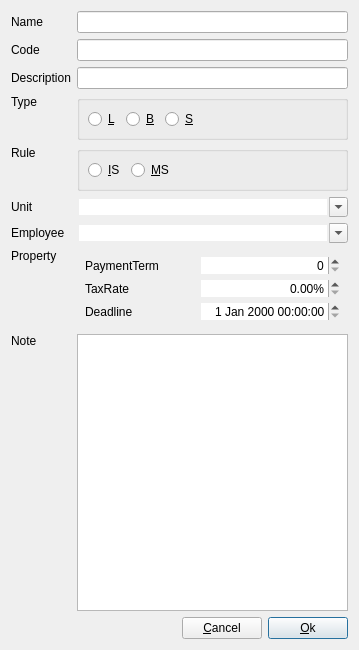
<?xml version="1.0" encoding="UTF-8"?>
<ui version="4.0">
 <class>InsertNodeStakeholder</class>
 <widget class="QDialog" name="InsertNodeStakeholder">
  <property name="geometry">
   <rect>
    <x>0</x>
    <y>0</y>
    <width>359</width>
    <height>650</height>
   </rect>
  </property>
  <layout class="QGridLayout" name="gridLayout_4">
   <item row="1" column="1" colspan="3">
    <widget class="LineEdit" name="lineEditCode">
     <property name="sizePolicy">
      <sizepolicy hsizetype="Expanding" vsizetype="Fixed">
       <horstretch>0</horstretch>
       <verstretch>0</verstretch>
      </sizepolicy>
     </property>
    </widget>
   </item>
   <item row="13" column="0" colspan="2">
    <spacer name="horizontalSpacer">
     <property name="orientation">
      <enum>Qt::Orientation::Horizontal</enum>
     </property>
     <property name="sizeHint" stdset="0">
      <size>
       <width>111</width>
       <height>20</height>
      </size>
     </property>
    </spacer>
   </item>
   <item row="0" column="1" colspan="3">
    <widget class="LineEdit" name="lineEditName">
     <property name="sizePolicy">
      <sizepolicy hsizetype="Expanding" vsizetype="Fixed">
       <horstretch>0</horstretch>
       <verstretch>0</verstretch>
      </sizepolicy>
     </property>
    </widget>
   </item>
   <item row="2" column="1" colspan="3">
    <widget class="LineEdit" name="lineEditDescription">
     <property name="sizePolicy">
      <sizepolicy hsizetype="Expanding" vsizetype="Fixed">
       <horstretch>0</horstretch>
       <verstretch>0</verstretch>
      </sizepolicy>
     </property>
    </widget>
   </item>
   <item row="11" column="0">
    <widget class="QLabel" name="labProperty">
     <property name="sizePolicy">
      <sizepolicy hsizetype="Preferred" vsizetype="Preferred">
       <horstretch>0</horstretch>
       <verstretch>0</verstretch>
      </sizepolicy>
     </property>
     <property name="text">
      <string>Property</string>
     </property>
     <property name="alignment">
      <set>Qt::AlignmentFlag::AlignLeading|Qt::AlignmentFlag::AlignLeft|Qt::AlignmentFlag::AlignTop</set>
     </property>
    </widget>
   </item>
   <item row="12" column="0">
    <widget class="QLabel" name="labNote">
     <property name="sizePolicy">
      <sizepolicy hsizetype="Preferred" vsizetype="Expanding">
       <horstretch>0</horstretch>
       <verstretch>0</verstretch>
      </sizepolicy>
     </property>
     <property name="text">
      <string>Note</string>
     </property>
     <property name="alignment">
      <set>Qt::AlignmentFlag::AlignLeading|Qt::AlignmentFlag::AlignLeft|Qt::AlignmentFlag::AlignTop</set>
     </property>
     <property name="buddy">
      <cstring>plainTextEdit</cstring>
     </property>
    </widget>
   </item>
   <item row="8" column="0">
    <widget class="QLabel" name="labRule">
     <property name="sizePolicy">
      <sizepolicy hsizetype="Preferred" vsizetype="Preferred">
       <horstretch>0</horstretch>
       <verstretch>0</verstretch>
      </sizepolicy>
     </property>
     <property name="text">
      <string>Rule</string>
     </property>
     <property name="alignment">
      <set>Qt::AlignmentFlag::AlignLeading|Qt::AlignmentFlag::AlignLeft|Qt::AlignmentFlag::AlignTop</set>
     </property>
    </widget>
   </item>
   <item row="11" column="1" colspan="3">
    <widget class="QWidget" name="widgetProperty" native="true">
     <layout class="QGridLayout" name="gridLayout_3">
      <property name="leftMargin">
       <number>8</number>
      </property>
      <property name="topMargin">
       <number>8</number>
      </property>
      <property name="rightMargin">
       <number>8</number>
      </property>
      <property name="bottomMargin">
       <number>8</number>
      </property>
      <property name="spacing">
       <number>-1</number>
      </property>
      <item row="1" column="1">
       <widget class="DoubleSpinBox" name="dSpinTaxRate">
        <property name="frame">
         <bool>false</bool>
        </property>
        <property name="alignment">
         <set>Qt::AlignmentFlag::AlignRight|Qt::AlignmentFlag::AlignTrailing|Qt::AlignmentFlag::AlignVCenter</set>
        </property>
        <property name="suffix">
         <string>%</string>
        </property>
        <property name="stepType">
         <enum>QAbstractSpinBox::StepType::AdaptiveDecimalStepType</enum>
        </property>
       </widget>
      </item>
      <item row="3" column="0">
       <widget class="QLabel" name="labelDeadline">
        <property name="text">
         <string>Deadline</string>
        </property>
       </widget>
      </item>
      <item row="0" column="1">
       <widget class="QDoubleSpinBox" name="dSpinPaymentPeriod">
        <property name="frame">
         <bool>false</bool>
        </property>
        <property name="alignment">
         <set>Qt::AlignmentFlag::AlignRight|Qt::AlignmentFlag::AlignTrailing|Qt::AlignmentFlag::AlignVCenter</set>
        </property>
        <property name="decimals">
         <number>0</number>
        </property>
       </widget>
      </item>
      <item row="3" column="1">
       <widget class="DateTimeEdit" name="deadline">
        <property name="frame">
         <bool>false</bool>
        </property>
        <property name="alignment">
         <set>Qt::AlignmentFlag::AlignRight|Qt::AlignmentFlag::AlignTrailing|Qt::AlignmentFlag::AlignVCenter</set>
        </property>
       </widget>
      </item>
      <item row="0" column="0">
       <widget class="QLabel" name="labelPaymentTerm">
        <property name="text">
         <string>PaymentTerm</string>
        </property>
       </widget>
      </item>
      <item row="1" column="0">
       <widget class="QLabel" name="labelTaxRate">
        <property name="text">
         <string>TaxRate</string>
        </property>
       </widget>
      </item>
     </layout>
    </widget>
   </item>
   <item row="0" column="0">
    <widget class="QLabel" name="labName">
     <property name="sizePolicy">
      <sizepolicy hsizetype="Fixed" vsizetype="Preferred">
       <horstretch>0</horstretch>
       <verstretch>0</verstretch>
      </sizepolicy>
     </property>
     <property name="text">
      <string>Name</string>
     </property>
     <property name="buddy">
      <cstring>lineEditName</cstring>
     </property>
    </widget>
   </item>
   <item row="9" column="1" colspan="3">
    <widget class="QWidget" name="widget" native="true">
     <layout class="QGridLayout" name="gridLayout_5">
      <property name="leftMargin">
       <number>0</number>
      </property>
      <property name="topMargin">
       <number>0</number>
      </property>
      <property name="rightMargin">
       <number>0</number>
      </property>
      <property name="bottomMargin">
       <number>0</number>
      </property>
      <item row="0" column="0">
       <widget class="ComboBox" name="comboUnit">
        <property name="editable">
         <bool>true</bool>
        </property>
        <property name="insertPolicy">
         <enum>QComboBox::InsertPolicy::NoInsert</enum>
        </property>
        <property name="sizeAdjustPolicy">
         <enum>QComboBox::SizeAdjustPolicy::AdjustToContents</enum>
        </property>
        <property name="frame">
         <bool>false</bool>
        </property>
       </widget>
      </item>
     </layout>
    </widget>
   </item>
   <item row="13" column="2">
    <widget class="QPushButton" name="pBtnCancel">
     <property name="sizePolicy">
      <sizepolicy hsizetype="Fixed" vsizetype="Fixed">
       <horstretch>0</horstretch>
       <verstretch>0</verstretch>
      </sizepolicy>
     </property>
     <property name="text">
      <string>&amp;Cancel</string>
     </property>
    </widget>
   </item>
   <item row="9" column="0">
    <widget class="QLabel" name="labUnit">
     <property name="text">
      <string>Unit</string>
     </property>
     <property name="buddy">
      <cstring>comboUnit</cstring>
     </property>
    </widget>
   </item>
   <item row="2" column="0">
    <widget class="QLabel" name="labDescription">
     <property name="text">
      <string>Description</string>
     </property>
     <property name="buddy">
      <cstring>lineEditDescription</cstring>
     </property>
    </widget>
   </item>
   <item row="6" column="0">
    <widget class="QLabel" name="labType">
     <property name="sizePolicy">
      <sizepolicy hsizetype="Preferred" vsizetype="Preferred">
       <horstretch>0</horstretch>
       <verstretch>0</verstretch>
      </sizepolicy>
     </property>
     <property name="text">
      <string>Type</string>
     </property>
     <property name="alignment">
      <set>Qt::AlignmentFlag::AlignLeading|Qt::AlignmentFlag::AlignLeft|Qt::AlignmentFlag::AlignTop</set>
     </property>
     <property name="buddy">
      <cstring>rBtnDICD</cstring>
     </property>
    </widget>
   </item>
   <item row="6" column="1" colspan="3">
    <widget class="QGroupBox" name="groupBox_3">
     <property name="title">
      <string/>
     </property>
     <layout class="QGridLayout" name="gridLayout_2">
      <property name="leftMargin">
       <number>8</number>
      </property>
      <property name="topMargin">
       <number>8</number>
      </property>
      <property name="rightMargin">
       <number>8</number>
      </property>
      <property name="bottomMargin">
       <number>8</number>
      </property>
      <property name="spacing">
       <number>-1</number>
      </property>
      <item row="0" column="1">
       <widget class="QRadioButton" name="rBtnBranch">
        <property name="toolTip">
         <string>Branch</string>
        </property>
        <property name="text">
         <string notr="true">&amp;B</string>
        </property>
       </widget>
      </item>
      <item row="0" column="2">
       <widget class="QRadioButton" name="rBtnSupport">
        <property name="toolTip">
         <string>Support</string>
        </property>
        <property name="text">
         <string notr="true">&amp;S</string>
        </property>
       </widget>
      </item>
      <item row="0" column="0">
       <widget class="QRadioButton" name="rBtnLeaf">
        <property name="toolTip">
         <string>Leaf</string>
        </property>
        <property name="text">
         <string notr="true">&amp;L</string>
        </property>
       </widget>
      </item>
      <item row="0" column="3">
       <spacer name="horizontalSpacer_4">
        <property name="orientation">
         <enum>Qt::Orientation::Horizontal</enum>
        </property>
        <property name="sizeHint" stdset="0">
         <size>
          <width>19</width>
          <height>5</height>
         </size>
        </property>
       </spacer>
      </item>
     </layout>
    </widget>
   </item>
   <item row="13" column="3">
    <widget class="QPushButton" name="pBtnOk">
     <property name="sizePolicy">
      <sizepolicy hsizetype="Fixed" vsizetype="Fixed">
       <horstretch>0</horstretch>
       <verstretch>0</verstretch>
      </sizepolicy>
     </property>
     <property name="text">
      <string>&amp;Ok</string>
     </property>
     <property name="default">
      <bool>true</bool>
     </property>
    </widget>
   </item>
   <item row="1" column="0">
    <widget class="QLabel" name="labCode">
     <property name="text">
      <string>Code</string>
     </property>
     <property name="buddy">
      <cstring>lineEditCode</cstring>
     </property>
    </widget>
   </item>
   <item row="12" column="1" colspan="3">
    <widget class="PlainTextEdit" name="plainTextEdit">
     <property name="tabChangesFocus">
      <bool>true</bool>
     </property>
    </widget>
   </item>
   <item row="10" column="0">
    <widget class="QLabel" name="labEmployee">
     <property name="text">
      <string>Employee</string>
     </property>
    </widget>
   </item>
   <item row="10" column="1" colspan="3">
    <widget class="QWidget" name="widget_2" native="true">
     <layout class="QGridLayout" name="gridLayout_6">
      <property name="leftMargin">
       <number>0</number>
      </property>
      <property name="topMargin">
       <number>0</number>
      </property>
      <property name="rightMargin">
       <number>0</number>
      </property>
      <property name="bottomMargin">
       <number>0</number>
      </property>
      <item row="0" column="0">
       <widget class="ComboBox" name="comboEmployee">
        <property name="editable">
         <bool>true</bool>
        </property>
        <property name="insertPolicy">
         <enum>QComboBox::InsertPolicy::NoInsert</enum>
        </property>
        <property name="sizeAdjustPolicy">
         <enum>QComboBox::SizeAdjustPolicy::AdjustToContents</enum>
        </property>
        <property name="frame">
         <bool>false</bool>
        </property>
       </widget>
      </item>
     </layout>
    </widget>
   </item>
   <item row="8" column="1" colspan="3">
    <widget class="QGroupBox" name="groupBox">
     <property name="title">
      <string/>
     </property>
     <layout class="QGridLayout" name="gridLayout">
      <property name="leftMargin">
       <number>8</number>
      </property>
      <property name="topMargin">
       <number>8</number>
      </property>
      <property name="rightMargin">
       <number>8</number>
      </property>
      <property name="bottomMargin">
       <number>8</number>
      </property>
      <property name="spacing">
       <number>-1</number>
      </property>
      <item row="0" column="1">
       <widget class="QRadioButton" name="rBtnMS">
        <property name="toolTip">
         <string>Monthly Settlement</string>
        </property>
        <property name="text">
         <string notr="true">&amp;MS</string>
        </property>
       </widget>
      </item>
      <item row="0" column="0">
       <widget class="QRadioButton" name="rBtnIS">
        <property name="toolTip">
         <string>Immediate Settlement</string>
        </property>
        <property name="text">
         <string notr="true">&amp;IS</string>
        </property>
       </widget>
      </item>
      <item row="0" column="2">
       <spacer name="horizontalSpacer_2">
        <property name="orientation">
         <enum>Qt::Orientation::Horizontal</enum>
        </property>
        <property name="sizeHint" stdset="0">
         <size>
          <width>165</width>
          <height>5</height>
         </size>
        </property>
       </spacer>
      </item>
     </layout>
    </widget>
   </item>
  </layout>
 </widget>
 <customwidgets>
  <customwidget>
   <class>ComboBox</class>
   <extends>QComboBox</extends>
   <header location="global">widget/combobox.h</header>
  </customwidget>
  <customwidget>
   <class>LineEdit</class>
   <extends>QLineEdit</extends>
   <header location="global">widget/lineedit.h</header>
  </customwidget>
  <customwidget>
   <class>DoubleSpinBox</class>
   <extends>QDoubleSpinBox</extends>
   <header location="global">widget/doublespinbox.h</header>
  </customwidget>
  <customwidget>
   <class>DateTimeEdit</class>
   <extends>QDateTimeEdit</extends>
   <header location="global">widget/datetimeedit.h</header>
  </customwidget>
  <customwidget>
   <class>PlainTextEdit</class>
   <extends>QPlainTextEdit</extends>
   <header location="global">widget/plaintextedit.h</header>
  </customwidget>
 </customwidgets>
 <tabstops>
  <tabstop>lineEditName</tabstop>
  <tabstop>lineEditCode</tabstop>
  <tabstop>plainTextEdit</tabstop>
  <tabstop>pBtnOk</tabstop>
  <tabstop>pBtnCancel</tabstop>
 </tabstops>
 <resources/>
 <connections>
  <connection>
   <sender>pBtnCancel</sender>
   <signal>clicked()</signal>
   <receiver>InsertNodeStakeholder</receiver>
   <slot>reject()</slot>
   <hints>
    <hint type="sourcelabel">
     <x>325</x>
     <y>581</y>
    </hint>
    <hint type="destinationlabel">
     <x>219</x>
     <y>574</y>
    </hint>
   </hints>
  </connection>
  <connection>
   <sender>pBtnOk</sender>
   <signal>clicked()</signal>
   <receiver>InsertNodeStakeholder</receiver>
   <slot>accept()</slot>
   <hints>
    <hint type="sourcelabel">
     <x>389</x>
     <y>587</y>
    </hint>
    <hint type="destinationlabel">
     <x>45</x>
     <y>569</y>
    </hint>
   </hints>
  </connection>
 </connections>
</ui>
